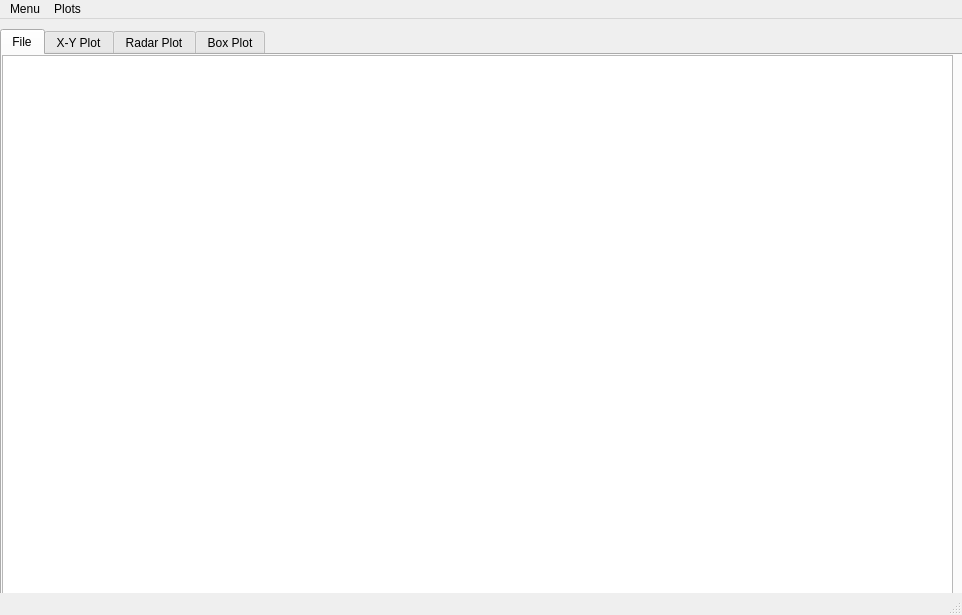
<?xml version="1.0" encoding="UTF-8"?>
<ui version="4.0">
 <class>Analysis</class>
 <widget class="QMainWindow" name="Analysis">
  <property name="geometry">
   <rect>
    <x>0</x>
    <y>0</y>
    <width>962</width>
    <height>615</height>
   </rect>
  </property>
  <property name="windowTitle">
   <string>Analysis</string>
  </property>
  <widget class="QWidget" name="centralwidget">
   <property name="sizePolicy">
    <sizepolicy hsizetype="Expanding" vsizetype="Expanding">
     <horstretch>0</horstretch>
     <verstretch>0</verstretch>
    </sizepolicy>
   </property>
   <widget class="QTabWidget" name="tabWidget">
    <property name="geometry">
     <rect>
      <x>0</x>
      <y>10</y>
      <width>991</width>
      <height>581</height>
     </rect>
    </property>
    <property name="currentIndex">
     <number>0</number>
    </property>
    <widget class="QWidget" name="tab_Table">
     <attribute name="title">
      <string>File</string>
     </attribute>
     <widget class="QTableWidget" name="tableWidget">
      <property name="geometry">
       <rect>
        <x>0</x>
        <y>0</y>
        <width>951</width>
        <height>541</height>
       </rect>
      </property>
     </widget>
    </widget>
    <widget class="QWidget" name="tab_XY">
     <attribute name="title">
      <string>X-Y Plot</string>
     </attribute>
    </widget>
    <widget class="QWidget" name="tab_Radar">
     <attribute name="title">
      <string>Radar Plot</string>
     </attribute>
    </widget>
    <widget class="QWidget" name="tab_Box">
     <attribute name="title">
      <string>Box Plot</string>
     </attribute>
    </widget>
   </widget>
  </widget>
  <widget class="QMenuBar" name="menubar">
   <property name="geometry">
    <rect>
     <x>0</x>
     <y>0</y>
     <width>962</width>
     <height>21</height>
    </rect>
   </property>
   <widget class="QMenu" name="menuMenu">
    <property name="title">
     <string>Menu</string>
    </property>
    <widget class="QMenu" name="menuNormalization">
     <property name="enabled">
      <bool>false</bool>
     </property>
     <property name="title">
      <string>Normalization</string>
     </property>
     <addaction name="actionMax_min"/>
     <addaction name="actionStandardization_M_0_S_1"/>
    </widget>
    <addaction name="actionOpen"/>
    <addaction name="menuNormalization"/>
    <addaction name="actionBaseline_Correction"/>
    <addaction name="actionPeak_Detection"/>
    <addaction name="actionRise_Time"/>
    <addaction name="actionFall_Time"/>
    <addaction name="actionFWHM"/>
   </widget>
   <widget class="QMenu" name="menuPlots">
    <property name="title">
     <string>Plots</string>
    </property>
    <addaction name="actionX_Y"/>
    <addaction name="actionRadar_Plot"/>
    <addaction name="actionBox_Plot"/>
   </widget>
   <addaction name="menuMenu"/>
   <addaction name="menuPlots"/>
  </widget>
  <widget class="QStatusBar" name="statusbar"/>
  <action name="actionOpen">
   <property name="text">
    <string>Open</string>
   </property>
  </action>
  <action name="actionMax_min">
   <property name="text">
    <string>Max-min</string>
   </property>
  </action>
  <action name="actionStandardization_M_0_S_1">
   <property name="text">
    <string>Standardization (M=0,S=1)</string>
   </property>
  </action>
  <action name="actionBaseline_Correction">
   <property name="text">
    <string>Baseline Correction</string>
   </property>
  </action>
  <action name="actionPeak_Detection">
   <property name="enabled">
    <bool>false</bool>
   </property>
   <property name="text">
    <string>Peak Detection</string>
   </property>
  </action>
  <action name="actionRise_Time">
   <property name="enabled">
    <bool>false</bool>
   </property>
   <property name="text">
    <string>Rise Time</string>
   </property>
  </action>
  <action name="actionFall_Time">
   <property name="enabled">
    <bool>false</bool>
   </property>
   <property name="text">
    <string>Fall Time</string>
   </property>
  </action>
  <action name="actionFWHM">
   <property name="enabled">
    <bool>false</bool>
   </property>
   <property name="text">
    <string>FWHM</string>
   </property>
  </action>
  <action name="actionX_Y">
   <property name="text">
    <string>X-Y</string>
   </property>
  </action>
  <action name="actionRadar_Plot">
   <property name="text">
    <string>Radar Plot</string>
   </property>
  </action>
  <action name="actionBox_Plot">
   <property name="text">
    <string>Box Plot</string>
   </property>
  </action>
 </widget>
 <resources/>
 <connections/>
</ui>
